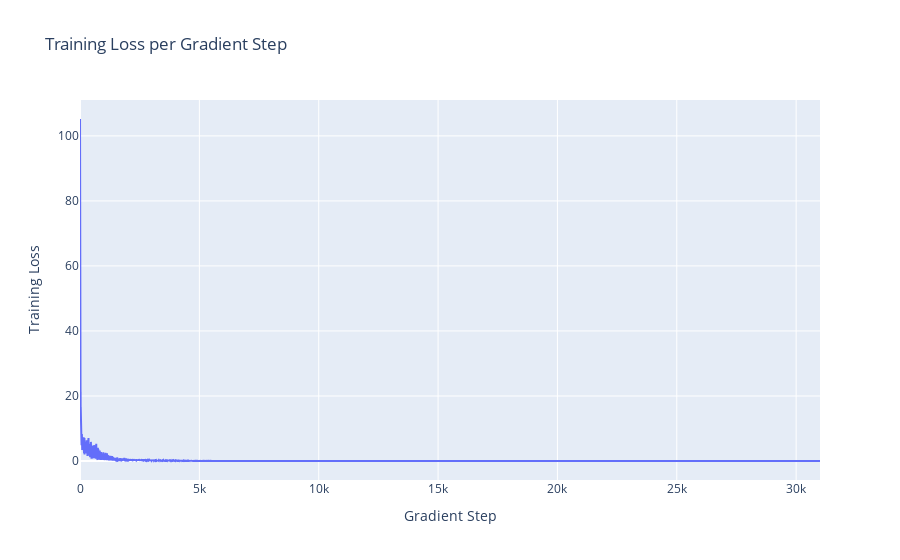

The cell this chart's notebook holds for it:
### Code cell
# plot the training loss
plot.plot_training_loss(training_loss=training_loss)

### Figure 1 — Plotly figure (JSON) as saved in the notebook; plotly's stock layout.template omitted (floating-point values rounded to 4 significant figures; data arrays with more than 128 entries replaced by an {"elided": "..."} marker saying what was removed)
{"data": [{"type": "scatter", "x": {"elided": "31000 int values"}, "y": {"elided": "31000 float values"}}], "layout": {"title": {"text": "Training Loss per Gradient Step"}, "xaxis": {"title": {"text": "Gradient Step"}}, "yaxis": {"title": {"text": "Training Loss"}}}}
